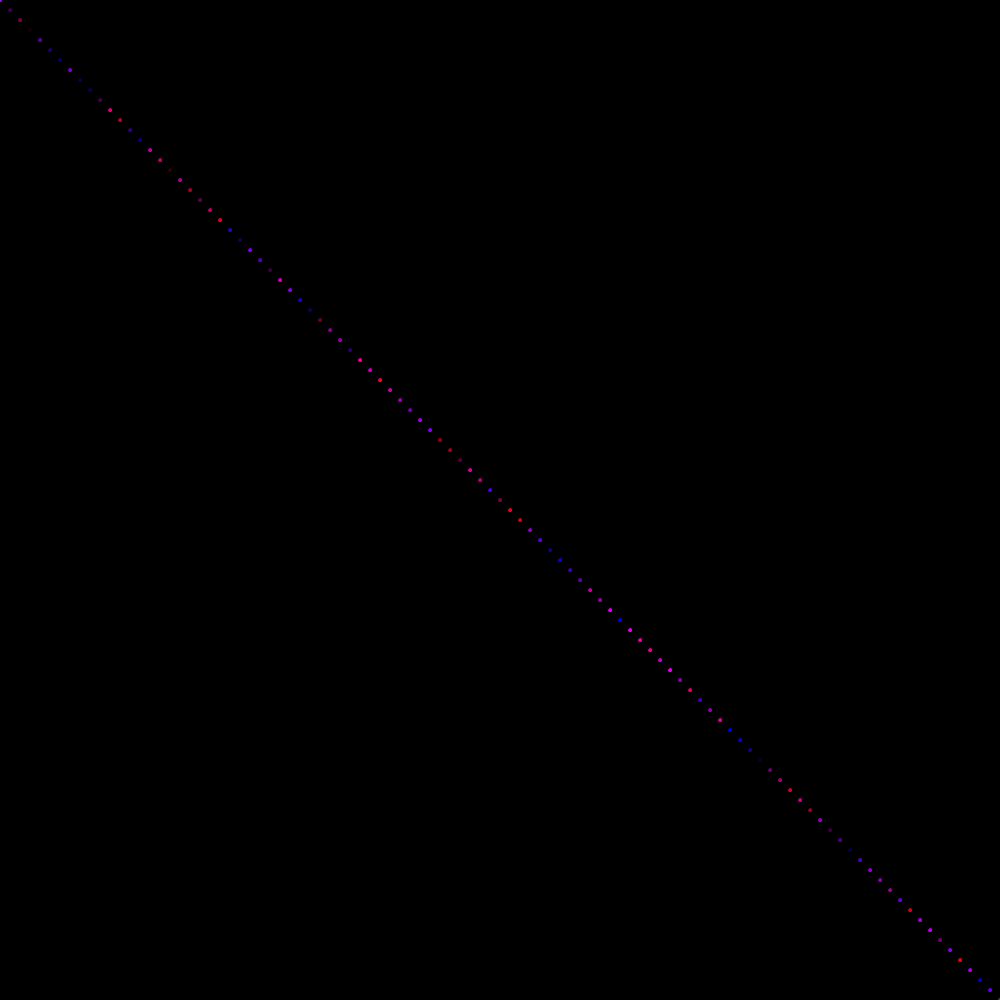
Frame 1 (no input)
Frame 60 (the mouse pressed at the canvas centre just before this capture): identical to frame 1, image omitted
Frame 120 (the mouse held since frame 60 and released just before this capture): identical to frame 1, image omitted

The Processing sketch that drew this single still picture (run headless with seeded random() and noise(); from frame 60 on, the mouse is pressed at the canvas centre):

// Processing sketch: worms
// ── worms.pde
Integer x = 0;
Integer y = 0;
void setup(){
  size(1000, 1000);
    background(0, 0, 0);
    
}
void draw(){
 
for(int i = 300; i >= 0; i--){
  fill(random(255), random(3), random(255));
  ellipse( x, y,5,5);
  x += 10;
  y += 10;
}
}
